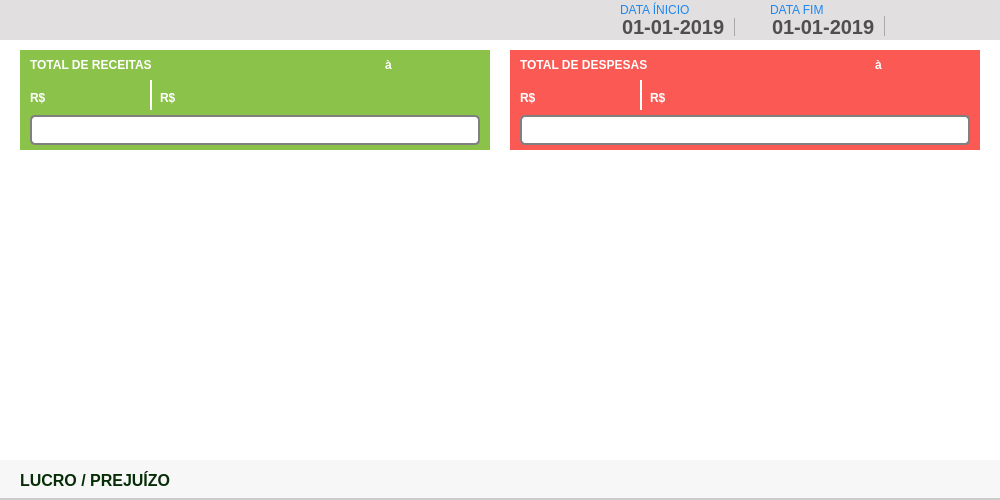
<?xml version="1.0" encoding="UTF-8"?>
<ui version="4.0">
 <class>ct_movimento</class>
 <widget class="QFrame" name="ct_movimento">
  <property name="geometry">
   <rect>
    <x>0</x>
    <y>0</y>
    <width>1000</width>
    <height>500</height>
   </rect>
  </property>
  <property name="windowTitle">
   <string>Frame</string>
  </property>
  <property name="styleSheet">
   <string notr="true">background: #FFF;
border: none</string>
  </property>
  <widget class="QFrame" name="fr_movimento">
   <property name="geometry">
    <rect>
     <x>0</x>
     <y>0</y>
     <width>1000</width>
     <height>500</height>
    </rect>
   </property>
   <property name="frameShape">
    <enum>QFrame::StyledPanel</enum>
   </property>
   <property name="frameShadow">
    <enum>QFrame::Raised</enum>
   </property>
   <widget class="QFrame" name="fr_TopoMenuMovimento">
    <property name="geometry">
     <rect>
      <x>0</x>
      <y>0</y>
      <width>1000</width>
      <height>40</height>
     </rect>
    </property>
    <property name="styleSheet">
     <string notr="true">background:#E1DFE0;
border: none;</string>
    </property>
    <widget class="QPushButton" name="bt_BuscaMovimento">
     <property name="geometry">
      <rect>
       <x>920</x>
       <y>5</y>
       <width>30</width>
       <height>30</height>
      </rect>
     </property>
     <property name="font">
      <font>
       <family>Arial</family>
      </font>
     </property>
     <property name="cursor">
      <cursorShape>PointingHandCursor</cursorShape>
     </property>
     <property name="focusPolicy">
      <enum>Qt::NoFocus</enum>
     </property>
     <property name="contextMenuPolicy">
      <enum>Qt::NoContextMenu</enum>
     </property>
     <property name="toolTip">
      <string>BUSCAR</string>
     </property>
     <property name="styleSheet">
      <string notr="true"/>
     </property>
     <property name="text">
      <string/>
     </property>
    </widget>
    <widget class="QPushButton" name="bt_PrintMovimento">
     <property name="geometry">
      <rect>
       <x>960</x>
       <y>5</y>
       <width>30</width>
       <height>30</height>
      </rect>
     </property>
     <property name="font">
      <font>
       <family>Arial</family>
      </font>
     </property>
     <property name="cursor">
      <cursorShape>PointingHandCursor</cursorShape>
     </property>
     <property name="focusPolicy">
      <enum>Qt::NoFocus</enum>
     </property>
     <property name="contextMenuPolicy">
      <enum>Qt::NoContextMenu</enum>
     </property>
     <property name="toolTip">
      <string>IMPRIMIR</string>
     </property>
     <property name="text">
      <string/>
     </property>
    </widget>
    <widget class="QDateEdit" name="dt_inicio">
     <property name="geometry">
      <rect>
       <x>620</x>
       <y>16</y>
       <width>140</width>
       <height>20</height>
      </rect>
     </property>
     <property name="styleSheet">
      <string notr="true">QDateEdit {
background: #E1DFE0;
border: none;
font-family: &quot;Arial&quot;;
font-size: 20px;
font-weight: bold;
color: rgb(80,79,79)
}
 QDateEdit::drop-down {
     subcontrol-origin: padding;
     subcontrol-position: top right;
     width: 25px;
     border-left-width: 1px;
     border-left-color: darkgray;
     border-left-style: solid; /* just a single line */
     border-top-right-radius: 3px; /* same radius as the QComboBox */
     border-bottom-right-radius: 3px;
 }
QDateEdit::down-arrow {
     image: url(&quot;+self.resourcepath('Images/down.png')+&quot;);
 }
QCalendarWidget QAbstractItemView:enabled 
  {
border: none;
  	font-size:13px;  
  	color: #000;  
  	background-color: #F1F1F1;  
  	selection-background-color: rgb(64, 64, 64); 
  	selection-color: rgb(0, 255, 0); 
  }
QCalendarWidget QToolButton {
	border: none;
  	color: #000
  }

 QCalendarWidget QMenu {
  	width: 150px;
  	left: 20px;
  	color: white;
  	font-size: 18px;
  	background-color: rgb(100, 100, 100);
  }
QCalendarWidget QWidget#qt_calendar_navigationbar
{ 
border: none;
}</string>
     </property>
     <property name="minimumDate">
      <date>
       <year>2019</year>
       <month>1</month>
       <day>1</day>
      </date>
     </property>
     <property name="currentSection">
      <enum>QDateTimeEdit::DaySection</enum>
     </property>
     <property name="displayFormat">
      <string>dd-MM-yyyy</string>
     </property>
     <property name="calendarPopup">
      <bool>true</bool>
     </property>
     <property name="timeSpec">
      <enum>Qt::TimeZone</enum>
     </property>
    </widget>
    <widget class="QLabel" name="lb_FormVenda_21">
     <property name="geometry">
      <rect>
       <x>620</x>
       <y>2</y>
       <width>120</width>
       <height>16</height>
      </rect>
     </property>
     <property name="styleSheet">
      <string notr="true">QLabel{
font-size: 12px;
font-family: &quot;Arial Unicode MS&quot;;

color:#1E87F0;
border: none;
}</string>
     </property>
     <property name="text">
      <string>DATA ÍNICIO</string>
     </property>
    </widget>
    <widget class="QLabel" name="lb_FormVenda_22">
     <property name="geometry">
      <rect>
       <x>770</x>
       <y>2</y>
       <width>120</width>
       <height>16</height>
      </rect>
     </property>
     <property name="styleSheet">
      <string notr="true">QLabel{
font-size: 12px;
font-family: &quot;Arial Unicode MS&quot;;

color:#1E87F0;
border: none;
}</string>
     </property>
     <property name="text">
      <string>DATA FIM</string>
     </property>
    </widget>
    <widget class="QDateEdit" name="dt_fim">
     <property name="geometry">
      <rect>
       <x>770</x>
       <y>16</y>
       <width>140</width>
       <height>20</height>
      </rect>
     </property>
     <property name="styleSheet">
      <string notr="true">QDateEdit {
background: #E1DFE0;
border: none;
font-family: &quot;Arial&quot;;
font-size: 20px;
font-weight: bold;
color: rgb(80,79,79)
}
 QDateEdit::drop-down {
     subcontrol-origin: padding;
     subcontrol-position: top right;
     width: 25px;
     border-left-width: 1px;
     border-left-color: darkgray;
     border-left-style: solid; /* just a single line */
     border-top-right-radius: 3px; /* same radius as the QComboBox */
     border-bottom-right-radius: 3px;
 }
QDateEdit::down-arrow {
     image: url(&quot;+self.resourcepath('Images/down.png')+&quot;);
 }
QCalendarWidget QAbstractItemView:enabled 
  {
border: none;
  	font-size:13px;  
  	color: #000;  
  	background-color: #F1F1F1;  
  	selection-background-color: rgb(64, 64, 64); 
  	selection-color: rgb(0, 255, 0); 
  }
QCalendarWidget QToolButton {
	border: none;
  	color: #000
  }

 QCalendarWidget QMenu {
  	width: 150px;
  	left: 20px;
  	color: white;
  	font-size: 18px;
  	background-color: rgb(100, 100, 100);
  }
QCalendarWidget QWidget#qt_calendar_navigationbar
{ 
border: none;
}</string>
     </property>
     <property name="buttonSymbols">
      <enum>QAbstractSpinBox::PlusMinus</enum>
     </property>
     <property name="minimumDate">
      <date>
       <year>2019</year>
       <month>1</month>
       <day>1</day>
      </date>
     </property>
     <property name="displayFormat">
      <string>dd-MM-yyyy</string>
     </property>
     <property name="calendarPopup">
      <bool>true</bool>
     </property>
    </widget>
   </widget>
   <widget class="QFrame" name="fr_Receita">
    <property name="geometry">
     <rect>
      <x>20</x>
      <y>50</y>
      <width>470</width>
      <height>100</height>
     </rect>
    </property>
    <property name="styleSheet">
     <string notr="true">QFrame {
background: rgba(139, 194, 74, 100%);
border: none;
}
</string>
    </property>
    <property name="frameShape">
     <enum>QFrame::StyledPanel</enum>
    </property>
    <property name="frameShadow">
     <enum>QFrame::Raised</enum>
    </property>
    <widget class="QProgressBar" name="pr_receita">
     <property name="geometry">
      <rect>
       <x>10</x>
       <y>65</y>
       <width>450</width>
       <height>30</height>
      </rect>
     </property>
     <property name="styleSheet">
      <string notr="true">QProgressBar {
     border: 2px solid grey;
     border-radius: 5px;
    text-align: center;
	font: 14px &quot;Tahoma&quot;;
	font-weight: bold;
	color: #000;
	background-color: #FFF

 }
 QProgressBar::chunk {
     background: rgb(122, 179, 46, 60%);
     width: 8px;
     margin: 0.5px;
	border-radius: 3px
 }</string>
     </property>
    </widget>
    <widget class="QLabel" name="lb_FormVenda_20">
     <property name="geometry">
      <rect>
       <x>10</x>
       <y>5</y>
       <width>150</width>
       <height>20</height>
      </rect>
     </property>
     <property name="layoutDirection">
      <enum>Qt::LeftToRight</enum>
     </property>
     <property name="styleSheet">
      <string notr="true">QLabel{
font-size: 12px;
font-family: &quot;Arial&quot;;
font-weight: bold;
color: #FFF;
border: none;
background: none
}</string>
     </property>
     <property name="text">
      <string>TOTAL DE RECEITAS</string>
     </property>
     <property name="alignment">
      <set>Qt::AlignLeading|Qt::AlignLeft|Qt::AlignVCenter</set>
     </property>
    </widget>
    <widget class="QLabel" name="label_3">
     <property name="geometry">
      <rect>
       <x>10</x>
       <y>35</y>
       <width>25</width>
       <height>20</height>
      </rect>
     </property>
     <property name="styleSheet">
      <string notr="true">background: none;
border-radius: 2px;
color: #000;
font: 18px &quot;Arial&quot; ;
font-weight: bold;
color: #FFF;
</string>
     </property>
     <property name="text">
      <string>R$</string>
     </property>
     <property name="alignment">
      <set>Qt::AlignBottom|Qt::AlignLeading|Qt::AlignLeft</set>
     </property>
    </widget>
    <widget class="QLabel" name="lb_entradaRecebido">
     <property name="geometry">
      <rect>
       <x>35</x>
       <y>30</y>
       <width>100</width>
       <height>25</height>
      </rect>
     </property>
     <property name="styleSheet">
      <string notr="true">background: none;
border-radius: 2px;
color: #000;
font: 25px &quot;Arial&quot; ;

color: #FFF;
</string>
     </property>
     <property name="text">
      <string/>
     </property>
    </widget>
    <widget class="QLabel" name="lb_entradaPendente">
     <property name="geometry">
      <rect>
       <x>165</x>
       <y>30</y>
       <width>100</width>
       <height>25</height>
      </rect>
     </property>
     <property name="styleSheet">
      <string notr="true">background: none;
border-radius: 2px;
color: #000;
font: 25px &quot;Arial&quot; ;

color: #FFF;
</string>
     </property>
     <property name="text">
      <string/>
     </property>
    </widget>
    <widget class="QLabel" name="label_8">
     <property name="geometry">
      <rect>
       <x>140</x>
       <y>35</y>
       <width>25</width>
       <height>20</height>
      </rect>
     </property>
     <property name="styleSheet">
      <string notr="true">background: none;
border-radius: 2px;
color: #000;
font: 18px &quot;Arial&quot; ;
font-weight: bold;
color: #FFF;
</string>
     </property>
     <property name="text">
      <string>R$</string>
     </property>
     <property name="alignment">
      <set>Qt::AlignBottom|Qt::AlignLeading|Qt::AlignLeft</set>
     </property>
    </widget>
    <widget class="Line" name="line">
     <property name="geometry">
      <rect>
       <x>130</x>
       <y>30</y>
       <width>2</width>
       <height>30</height>
      </rect>
     </property>
     <property name="styleSheet">
      <string notr="true">background: #FFF</string>
     </property>
     <property name="orientation">
      <enum>Qt::Vertical</enum>
     </property>
    </widget>
    <widget class="QLabel" name="lb_inicioMovimento">
     <property name="geometry">
      <rect>
       <x>280</x>
       <y>5</y>
       <width>80</width>
       <height>20</height>
      </rect>
     </property>
     <property name="styleSheet">
      <string notr="true">QLabel{
font-size: 15px;
font-family: &quot;Arial&quot;;
font-weight: bold;
color: #FFF;
border: none;
background: none
}</string>
     </property>
     <property name="text">
      <string/>
     </property>
    </widget>
    <widget class="QLabel" name="label_2">
     <property name="geometry">
      <rect>
       <x>365</x>
       <y>5</y>
       <width>10</width>
       <height>20</height>
      </rect>
     </property>
     <property name="styleSheet">
      <string notr="true">QLabel{
font-size: 12px;
font-family: &quot;Arial&quot;;
font-weight: bold;
color: #FFF;
border: none;
background: none
}</string>
     </property>
     <property name="text">
      <string>à</string>
     </property>
    </widget>
    <widget class="QLabel" name="lb_fimMovimento">
     <property name="geometry">
      <rect>
       <x>380</x>
       <y>5</y>
       <width>80</width>
       <height>20</height>
      </rect>
     </property>
     <property name="styleSheet">
      <string notr="true">QLabel{
font-size: 15px;
font-family: &quot;Arial&quot;;
font-weight: bold;
color: #FFF;
border: none;
background: none
}</string>
     </property>
     <property name="text">
      <string/>
     </property>
    </widget>
   </widget>
   <widget class="QFrame" name="fr_Despesa">
    <property name="geometry">
     <rect>
      <x>510</x>
      <y>50</y>
      <width>470</width>
      <height>100</height>
     </rect>
    </property>
    <property name="styleSheet">
     <string notr="true">QFrame {
background: rgba(251, 90, 84, 100%);
border: none;


}</string>
    </property>
    <property name="frameShape">
     <enum>QFrame::StyledPanel</enum>
    </property>
    <property name="frameShadow">
     <enum>QFrame::Raised</enum>
    </property>
    <widget class="QLabel" name="lb_FormVenda_24">
     <property name="geometry">
      <rect>
       <x>10</x>
       <y>5</y>
       <width>150</width>
       <height>20</height>
      </rect>
     </property>
     <property name="layoutDirection">
      <enum>Qt::LeftToRight</enum>
     </property>
     <property name="styleSheet">
      <string notr="true">QLabel{
font-size: 12px;
font-family: &quot;Arial&quot;;
font-weight: bold;
color: #FFF;
border: none;
background: none
}</string>
     </property>
     <property name="text">
      <string>TOTAL DE DESPESAS</string>
     </property>
     <property name="alignment">
      <set>Qt::AlignLeading|Qt::AlignLeft|Qt::AlignVCenter</set>
     </property>
    </widget>
    <widget class="QLabel" name="label_6">
     <property name="geometry">
      <rect>
       <x>10</x>
       <y>35</y>
       <width>25</width>
       <height>20</height>
      </rect>
     </property>
     <property name="styleSheet">
      <string notr="true">background: none;
border-radius: 2px;
color: #000;
font: 18px &quot;Arial&quot; ;
font-weight: bold;
color: #FFF;
</string>
     </property>
     <property name="text">
      <string>R$</string>
     </property>
     <property name="alignment">
      <set>Qt::AlignBottom|Qt::AlignLeading|Qt::AlignLeft</set>
     </property>
    </widget>
    <widget class="QLabel" name="lb_despesaPaga">
     <property name="geometry">
      <rect>
       <x>35</x>
       <y>30</y>
       <width>100</width>
       <height>25</height>
      </rect>
     </property>
     <property name="styleSheet">
      <string notr="true">background: none;
border-radius: 2px;
color: #000;
font: 25px &quot;Arial&quot; ;

color: #FFF;
</string>
     </property>
     <property name="text">
      <string/>
     </property>
    </widget>
    <widget class="Line" name="line_3">
     <property name="geometry">
      <rect>
       <x>130</x>
       <y>30</y>
       <width>2</width>
       <height>30</height>
      </rect>
     </property>
     <property name="styleSheet">
      <string notr="true">background: #FFF</string>
     </property>
     <property name="orientation">
      <enum>Qt::Vertical</enum>
     </property>
    </widget>
    <widget class="QLabel" name="lb_despesaAPagar">
     <property name="geometry">
      <rect>
       <x>165</x>
       <y>30</y>
       <width>100</width>
       <height>25</height>
      </rect>
     </property>
     <property name="styleSheet">
      <string notr="true">background: none;
border-radius: 2px;
color: #000;
font: 25px &quot;Arial&quot; ;

color: #FFF;
</string>
     </property>
     <property name="text">
      <string/>
     </property>
    </widget>
    <widget class="QLabel" name="label_10">
     <property name="geometry">
      <rect>
       <x>140</x>
       <y>35</y>
       <width>25</width>
       <height>20</height>
      </rect>
     </property>
     <property name="styleSheet">
      <string notr="true">background: none;
border-radius: 2px;
color: #000;
font: 18px &quot;Arial&quot; ;
font-weight: bold;
color: #FFF;
</string>
     </property>
     <property name="text">
      <string>R$</string>
     </property>
     <property name="alignment">
      <set>Qt::AlignBottom|Qt::AlignLeading|Qt::AlignLeft</set>
     </property>
    </widget>
    <widget class="QLabel" name="lb_fimDespesa">
     <property name="geometry">
      <rect>
       <x>380</x>
       <y>5</y>
       <width>80</width>
       <height>20</height>
      </rect>
     </property>
     <property name="styleSheet">
      <string notr="true">QLabel{
font-size: 15px;
font-family: &quot;Arial&quot;;
font-weight: bold;
color: #FFF;
border: none;
background: none
}</string>
     </property>
     <property name="text">
      <string/>
     </property>
    </widget>
    <widget class="QLabel" name="label_12">
     <property name="geometry">
      <rect>
       <x>365</x>
       <y>5</y>
       <width>10</width>
       <height>20</height>
      </rect>
     </property>
     <property name="styleSheet">
      <string notr="true">QLabel{
font-size: 12px;
font-family: &quot;Arial&quot;;
font-weight: bold;
color: #FFF;
border: none;
background: none
}</string>
     </property>
     <property name="text">
      <string>à</string>
     </property>
    </widget>
    <widget class="QLabel" name="lb_inicioDespesa">
     <property name="geometry">
      <rect>
       <x>280</x>
       <y>5</y>
       <width>80</width>
       <height>20</height>
      </rect>
     </property>
     <property name="styleSheet">
      <string notr="true">QLabel{
font-size: 15px;
font-family: &quot;Arial&quot;;
font-weight: bold;
color: #FFF;
border: none;
background: none
}</string>
     </property>
     <property name="text">
      <string/>
     </property>
    </widget>
    <widget class="QProgressBar" name="pr_despesa">
     <property name="geometry">
      <rect>
       <x>10</x>
       <y>65</y>
       <width>450</width>
       <height>30</height>
      </rect>
     </property>
     <property name="styleSheet">
      <string notr="true">QProgressBar {
     border: 2px solid grey;
     border-radius: 5px;
    text-align: center;
	font: 14px &quot;Tahoma&quot;;
	font-weight: bold;
	color: #000;
	background: #FFF 

 }
 QProgressBar::chunk {
     background: rgb(251, 90, 84, 60%);
     width: 8px;
     margin: 0.5px;
	border-radius: 3px
 }</string>
     </property>
    </widget>
   </widget>
   <widget class="QTableWidget" name="tb_receita">
    <property name="geometry">
     <rect>
      <x>20</x>
      <y>200</y>
      <width>470</width>
      <height>200</height>
     </rect>
    </property>
    <property name="styleSheet">
     <string notr="true">QTableView{
color: #797979;
font-weight: bold;
font-size: 13px;
background: #FFF;
padding: 0 0 0 5px;
}
</string>
    </property>
    <property name="verticalScrollBarPolicy">
     <enum>Qt::ScrollBarAlwaysOff</enum>
    </property>
    <property name="horizontalScrollBarPolicy">
     <enum>Qt::ScrollBarAlwaysOff</enum>
    </property>
    <property name="editTriggers">
     <set>QAbstractItemView::NoEditTriggers</set>
    </property>
    <property name="tabKeyNavigation">
     <bool>false</bool>
    </property>
    <property name="showDropIndicator" stdset="0">
     <bool>false</bool>
    </property>
    <property name="dragDropOverwriteMode">
     <bool>false</bool>
    </property>
    <property name="alternatingRowColors">
     <bool>true</bool>
    </property>
    <property name="selectionMode">
     <enum>QAbstractItemView::NoSelection</enum>
    </property>
    <property name="showGrid">
     <bool>false</bool>
    </property>
    <property name="rowCount">
     <number>0</number>
    </property>
    <attribute name="horizontalHeaderVisible">
     <bool>false</bool>
    </attribute>
    <attribute name="horizontalHeaderDefaultSectionSize">
     <number>200</number>
    </attribute>
    <attribute name="horizontalHeaderStretchLastSection">
     <bool>true</bool>
    </attribute>
    <attribute name="verticalHeaderVisible">
     <bool>false</bool>
    </attribute>
    <attribute name="verticalHeaderDefaultSectionSize">
     <number>25</number>
    </attribute>
    <column>
     <property name="text">
      <string>New Column</string>
     </property>
    </column>
    <column>
     <property name="text">
      <string>New Column</string>
     </property>
    </column>
   </widget>
   <widget class="QTableWidget" name="tb_despesa">
    <property name="geometry">
     <rect>
      <x>510</x>
      <y>200</y>
      <width>470</width>
      <height>200</height>
     </rect>
    </property>
    <property name="styleSheet">
     <string notr="true">QTableView{
color: #797979;
font-weight: bold;
font-size: 13px;
background: #FFF;
padding: 0 0 0 5px;
}
</string>
    </property>
    <property name="verticalScrollBarPolicy">
     <enum>Qt::ScrollBarAlwaysOff</enum>
    </property>
    <property name="horizontalScrollBarPolicy">
     <enum>Qt::ScrollBarAlwaysOff</enum>
    </property>
    <property name="editTriggers">
     <set>QAbstractItemView::NoEditTriggers</set>
    </property>
    <property name="tabKeyNavigation">
     <bool>false</bool>
    </property>
    <property name="showDropIndicator" stdset="0">
     <bool>false</bool>
    </property>
    <property name="dragDropOverwriteMode">
     <bool>false</bool>
    </property>
    <property name="alternatingRowColors">
     <bool>true</bool>
    </property>
    <property name="selectionMode">
     <enum>QAbstractItemView::NoSelection</enum>
    </property>
    <property name="showGrid">
     <bool>false</bool>
    </property>
    <property name="rowCount">
     <number>1</number>
    </property>
    <attribute name="horizontalHeaderVisible">
     <bool>false</bool>
    </attribute>
    <attribute name="horizontalHeaderDefaultSectionSize">
     <number>200</number>
    </attribute>
    <attribute name="horizontalHeaderStretchLastSection">
     <bool>true</bool>
    </attribute>
    <attribute name="verticalHeaderVisible">
     <bool>false</bool>
    </attribute>
    <attribute name="verticalHeaderDefaultSectionSize">
     <number>25</number>
    </attribute>
    <row/>
    <column>
     <property name="text">
      <string>New Column</string>
     </property>
    </column>
    <column>
     <property name="text">
      <string>New Column</string>
     </property>
    </column>
   </widget>
   <widget class="QFrame" name="frameTotalmov">
    <property name="geometry">
     <rect>
      <x>0</x>
      <y>460</y>
      <width>1000</width>
      <height>40</height>
     </rect>
    </property>
    <property name="styleSheet">
     <string notr="true">border-bottom: 2px solid #CCC;
background: #F7F7F7</string>
    </property>
    <property name="frameShape">
     <enum>QFrame::StyledPanel</enum>
    </property>
    <property name="frameShadow">
     <enum>QFrame::Raised</enum>
    </property>
    <widget class="QLabel" name="label">
     <property name="geometry">
      <rect>
       <x>20</x>
       <y>10</y>
       <width>200</width>
       <height>20</height>
      </rect>
     </property>
     <property name="styleSheet">
      <string notr="true">QLabel{
font-size: 16px;
font-family: &quot;Arial&quot;;
font-weight: bold;
color: #072D06;
border: none;
background: none
}</string>
     </property>
     <property name="text">
      <string>LUCRO / PREJUÍZO</string>
     </property>
    </widget>
    <widget class="QLabel" name="lb_totalMovimento">
     <property name="geometry">
      <rect>
       <x>830</x>
       <y>5</y>
       <width>150</width>
       <height>30</height>
      </rect>
     </property>
     <property name="styleSheet">
      <string notr="true">QLabel{
font-size: 26px;
font-family: &quot;Arial&quot;;
font-weight: bold;
color: #072D06;
border: none;
background: none
}</string>
     </property>
     <property name="text">
      <string/>
     </property>
     <property name="alignment">
      <set>Qt::AlignRight|Qt::AlignTrailing|Qt::AlignVCenter</set>
     </property>
    </widget>
   </widget>
  </widget>
 </widget>
 <resources/>
 <connections/>
</ui>
